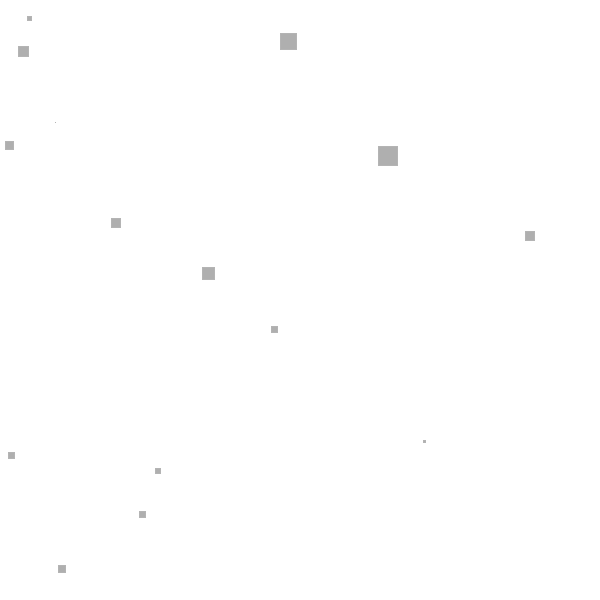
Frame 1 (no input)
Frame 60 (the mouse pressed at the canvas centre just before this capture): identical to frame 1, image omitted
Frame 120 (the mouse held since frame 60 and released just before this capture): identical to frame 1, image omitted

The Processing sketch that drew this single still picture (run headless with seeded random() and noise(); from frame 60 on, the mouse is pressed at the canvas centre):

// Processing sketch: RectAgent
// ── RectAgent.pde
Rect[] agents = new Rect[15];

void setup() {
  size(600, 600);
  smooth();
  for (int i = 0; i < 15; i++)
    agents[i] = new Rect();
}

void draw() {
  background(255);
  for (int i = 0; i < 15; i++)
    agents[i].display();
}
// ── classRect.pde
class Rect {
  // Rect的智能体.
  PVector location;
  int w;
  
  Rect() {
    location = new PVector(random(width), random(height));
    w = int(random(0, 20));  
  }
  
  void update(){
  }
  
  
  
  void display(){
    stroke(180);
    fill(175);
    rect(location.x - w/2, location.y - w/2, w, w);
  }
}
